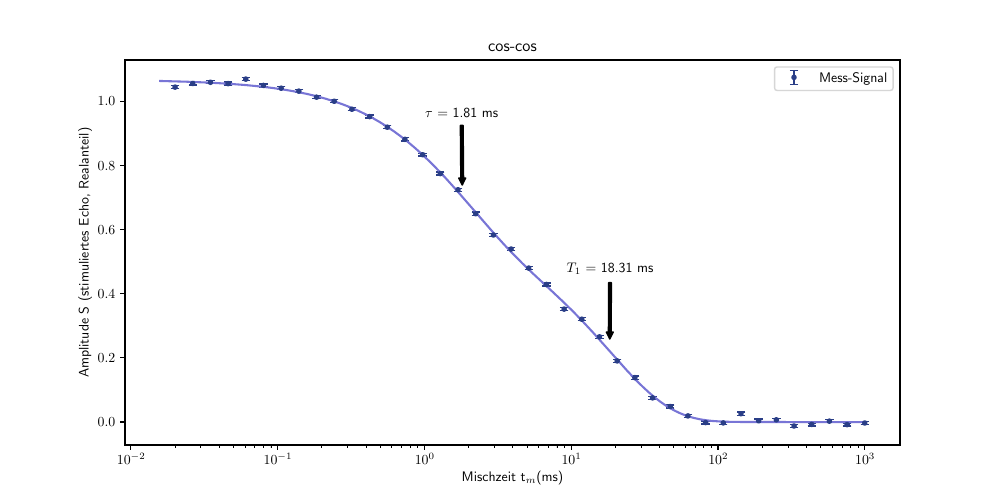

Reproduce this figure in Python.
import matplotlib.pyplot as plt
import numpy as np
from scipy.optimize import curve_fit


plt.rc('text', usetex=True)
time, real, real_err, imaginary, imaginery_err, real_off, real_off_err, imaginary_off, imaginary_off_err, sample_temperature = np.genfromtxt('cos_cos.dat.nmr', unpack=True)

time *= 1e3# Mischzeit in millisek

T1 = 18.313

def exp(t,S0,A,B,b,c,tau):
    return S0 + (A*np.exp(-(t/tau)**b)+B)*np.exp(-(t/T1)**c)

t = np.logspace(-1.8,3, 1000)

# Fit
p0 = np.array([100,100, 100,1, 1, 1])   #Schätzwerte
bounds = ([-np.inf,-np.inf,-np.inf,-np.inf,-np.inf,0],[np.inf,np.inf,np.inf,np.inf,np.inf,T1])   # Intervall
params, covariance_matrix = curve_fit(exp, time, real_off, p0, bounds=bounds)

uncertainties = np.sqrt(np.diag(covariance_matrix))

Offset      = params[0]
Norm        = params[0] + params[1] + params[2]

# Plot
plt.figure(figsize=(10,5))

plt.errorbar(time, (real_off-Offset)/Norm, yerr=real_off_err/Norm, capsize=3, fmt='.', label="Mess-Signal", color="#2a3e87")
plt.plot(t, (exp(t, *params)-Offset)/Norm, color="#7875d6")
#plt.plot(t,exp(t, *p0), label="Einstellung") # Schätzer testen
plt.annotate(s=r'$\tau$ = ' + str(round(params[5],2)) + " ms", xy=(params[5], 0.73), xytext=(params[5]-0.8,0.95), arrowprops=dict(color="black", arrowstyle="simple"))
plt.annotate(s=r'$T_{1}$ = ' + str(round(T1,2)) + " ms", xy=(T1, 0.25), xytext=(T1-9.2,0.46), arrowprops=dict(color="black", arrowstyle="simple"))
plt.text(8,0.8,s="310 K", fontsize=20 , bbox=dict(facecolor='white', alpha=0.5))


plt.xscale("log")
plt.xlabel(r"Mischzeit t$_m$ / ms")
plt.ylabel("Amplitude S (stimuliertes Echo, Realanteil)")
#plt.axis([min(time)-0.002,max(time)+100,-0.05, 1.05])
plt.title("cos-cos")
plt.legend()
#plt.show()
plt.savefig("cos_cos.pdf", dpi = 1000)

# Output nomierter Parameter
for i in range(3):
    params[i]       /= Norm
    uncertainties[i]/= Norm

for name, value, uncertainty in zip('SABbct', params, uncertainties):
    print(f'{name} = {value:8.3f} ± {uncertainty:.3f}')
